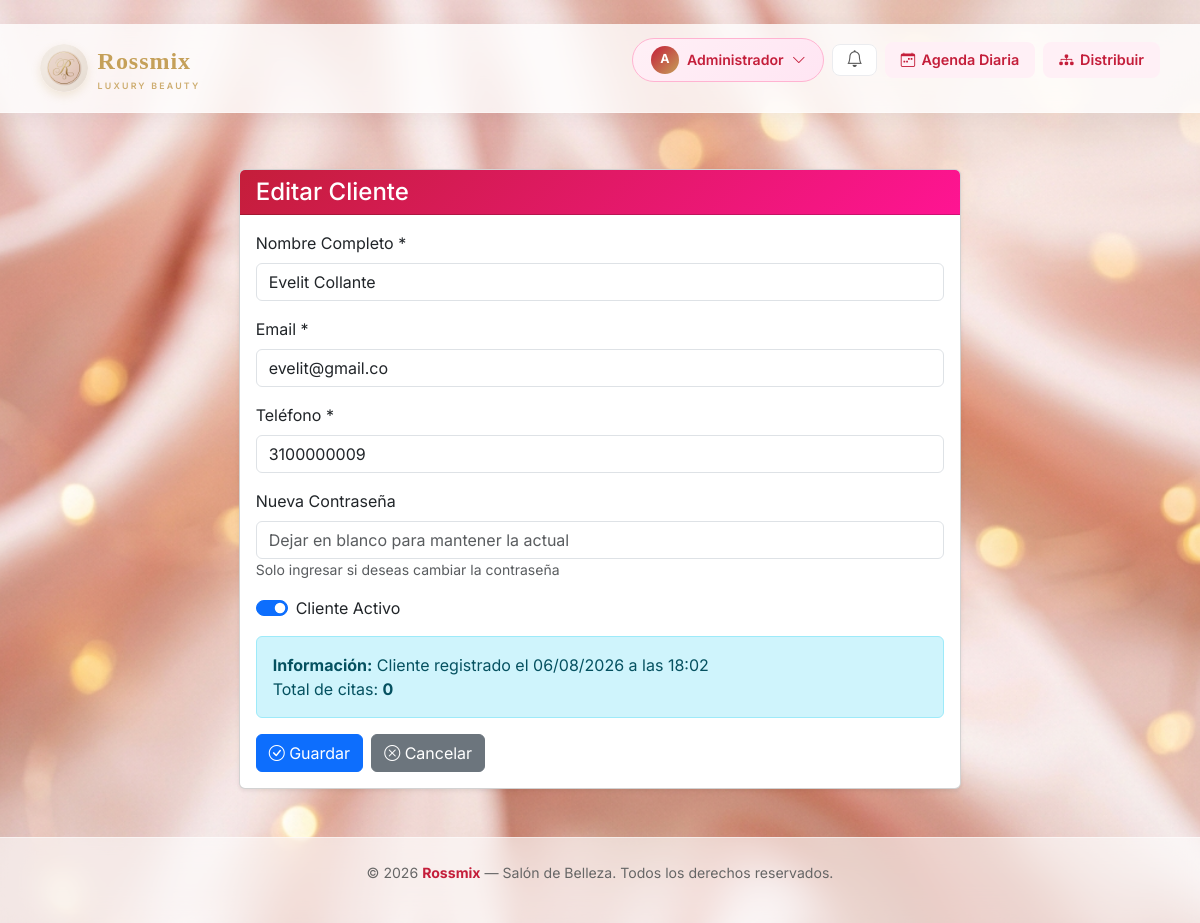
The page /admin/clientes/editar/5 (signed in) on the database as committed earlier.
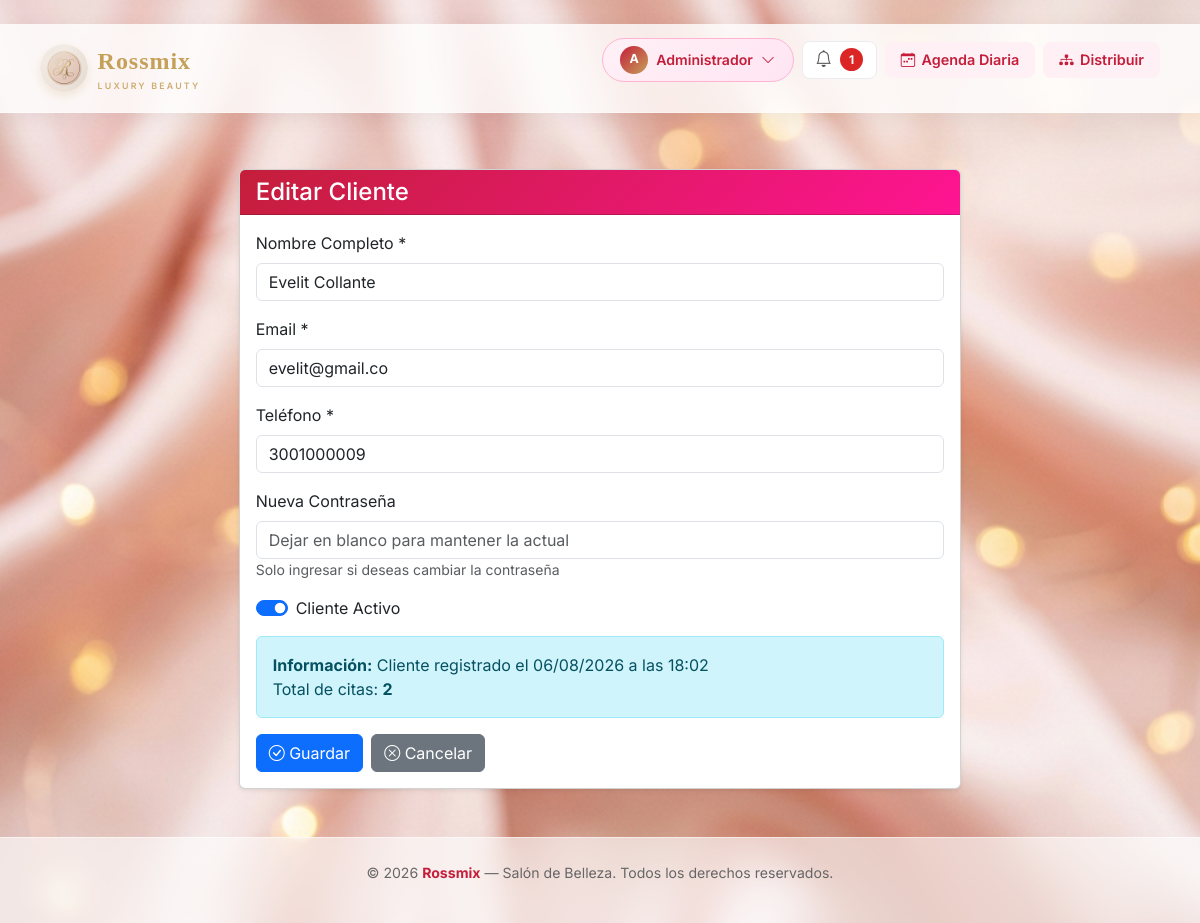
The same page on the database as committed later.
### app/models/usuario.py (models this page shows, shortened)
class Usuario(db.Model):
    __tablename__ = 'usuario'
    __table_args__ = (
        CheckConstraint("telefono ~ '^[0-9]{10}$'", name='ck_usuario_telefono_10_digitos'),
    )
    id = db.Column(db.Integer, primary_key=True)
    nombre = db.Column(db.String(100), nullable=False)
    email = db.Column(db.String(150), unique=True, nullable=False)
    telefono = db.Column(db.String(10), nullable=False)
    password = db.Column(db.String(200), nullable=False)
    tipo_usuario   = db.Column(db.String(20), nullable=False, index=True)
    fecha_registro = db.Column(db.DateTime, default=datetime.now)
    activo         = db.Column(db.Boolean, default=True)
    id_empleado = db.Column(db.Integer, db.ForeignKey('empleados.id_empleado', ondelete='SET NULL'), nullable=True)
    empleado_vinculado = db.relationship('Empleado', foreign_keys=[id_empleado], backref='usuario_cuenta', uselist=False)
    citas = db.relationship('Cita', backref='cliente', lazy=True, foreign_keys='Cita.id_cliente')
    notificaciones = db.relationship('Notificacion', backref='usuario', lazy=True)

### app/views/admin/clientes.py (the view, shortened to what this page needs)
@admin_bp.route('/clientes/editar/<int:id_cliente>', methods=['GET', 'POST'])
@admin_required
def clientes_editar(id_cliente):
    cliente = db.get_or_404(Usuario, id_cliente)
    is_ajax = request.headers.get('X-Requested-With') == 'XMLHttpRequest'
    return render_template('admin/clientes_form.html', cliente=cliente)

### app/templates/admin/clientes_form.html (shortened to what this page needs)
﻿{% extends 'base.html' %}
{% block content %}
<div class="container mt-4">
    <div class="row justify-content-center">
        <div class="col-md-8">
            <div class="card shadow-sm">
                <div class="card-header" style="background: linear-gradient(135deg, #c41e3a, #ff1493); color: white;">
                    <h4 class="mb-0">Editar Cliente</h4>
                </div>
                <div class="card-body">
                    <form method="POST">
                        <div class="mb-3">
                            <label for="nombre" class="form-label">Nombre Completo *</label>
                            <input type="text" class="form-control" id="nombre" name="nombre"
                                   value="{{ cliente.nombre }}" required>
                        </div>
                        <div class="mb-3">
                            <label for="email" class="form-label">Email *</label>
                            <input type="email" class="form-control" id="email" name="email"
                                   value="{{ cliente.email }}" required>
                        </div>
                        <div class="mb-3">
                            <label for="telefono" class="form-label">Teléfono *</label>
                            <input type="tel" class="form-control" id="telefono" name="telefono"
                                   value="{{ cliente.telefono }}" required>
                        </div>
                        <div class="mb-3">
                            <label for="nueva_password" class="form-label">Nueva Contraseña</label>
                            <input type="password" class="form-control" id="nueva_password" name="nueva_password"
                                   placeholder="Dejar en blanco para mantener la actual">
                            <small class="text-muted">Solo ingresar si deseas cambiar la contraseña</small>
                        </div>
                        <div class="mb-3">
                            <div class="form-check form-switch">
                                <input class="form-check-input" type="checkbox" id="activo" name="activo"
                                       {% if cliente.activo %}checked{% endif %}>
                                <label class="form-check-label" for="activo">
                                    Cliente Activo
                                </label>
                            </div>
                        </div>
                        <div class="alert alert-info">
                            <strong>Información:</strong> Cliente registrado el {{ cliente.fecha_registro.strftime('%d/%m/%Y a las %H:%M') if cliente.fecha_registro else 'N/A' }}
                            <br>Total de citas: <strong>{{ cliente.citas|length }}</strong>
                        </div>
                        <div class="d-flex gap-2">
                            <button type="submit" class="btn btn-primary">
                                <i class="bi bi-check-circle"></i> Guardar
                            </button>
                            <a href="{{ url_for('admin_clientes') }}" class="btn btn-secondary">
                                <i class="bi bi-x-circle"></i> Cancelar
                            </a>
                        </div>
                    </form>
                </div>
            </div>
        </div>
    </div>
</div>
{% endblock %}

### app/templates/base.html (shortened to what this page needs)
<!DOCTYPE html>
<html lang="es">
<head>
    <link rel="stylesheet" href="https://cdn.jsdelivr.net/npm/bootstrap-icons@1.11.3/font/bootstrap-icons.min.css">
    <link rel="stylesheet" href="https://cdn.jsdelivr.net/npm/bootstrap@5.3.2/dist/css/bootstrap.min.css">
    <link rel="stylesheet" href="{{ url_for('static', filename='style.css', v='20260818-2') }}">
</head>
<body>
<nav>
    <div class="nav-inner">
        <a href="{{ url_for('main.index') }}" class="logo">
            <img src="{{ url_for('static', filename='images/logo_rossmix_r.png') }}" alt="Rossmix Luxury Beauty">
            <span class="logo-text">Rossmix<small>Luxury Beauty</small></span>
        </a>
        <ul>
            {% if session.usuario_id and request.endpoint != 'main.index' %}
                <li class="profile-dropdown-wrap">
                    <a href="#" class="profile-btn" id="profileBtn">
                        <span class="avatar">{{ session.nombre[0]|upper }}</span>
                        {{ session.nombre|title }}
                        <i class="bi bi-chevron-down icon-small"></i>
                    </a>
                </li>
                <li class="nav-item-notif">
                    <a href="#" id="btnNotifs" title="Notificaciones" class="notif-button">
                        <i class="bi bi-bell icon-bell"></i>
                        {% if notificaciones_unread and notificaciones_unread > 0 %}
                            <span class="notif-count">{{ notificaciones_unread }}</span>
                        {% endif %}
                    </a>
                </li>
                {% if session.tipo_usuario == 'admin' %}
                    <li>
                        <a href="{{ url_for('admin.agenda_diaria') }}" class="nav-chip blue">
                            <i class="bi bi-calendar-week"></i> Agenda Diaria
                        </a>
                    </li>
                    <li>
                        <a href="{{ url_for('admin.citas_distribucion') }}" class="nav-chip purple">
                            <i class="bi bi-diagram-3-fill"></i> Distribuir
                        </a>
                    </li>
                {% elif session.tipo_usuario == 'especialista' %}
                    <li>
                        <a href="{{ url_for('especialista.citas_disponibles') }}" class="nav-chip pink">
                            <i class="bi bi-lightning-fill"></i> Disponibles
                        </a>
                    </li>
                {% else %}
                    <li><a href="{{ url_for('citas.agendar_paso1') }}" class="nav-chip pink"><i class="bi bi-plus-circle"></i> Agendar</a></li>
                {% endif %}
            {% else %}
                <li><a href="{{ url_for('main.index') }}">Inicio</a></li>
                <li><a href="{{ url_for('auth.login') }}">Iniciar Sesión</a></li>
                <li><a href="{{ url_for('auth.registro') }}" class="nav-chip pink">Registrarse</a></li>
            {% endif %}
        </ul>
    </div>
</nav>
<div class="page-wrap">
    {% block content %}{% endblock %}
</div>
<footer>
    <div class="footer-inner">
        <p>&copy; 2026 <strong>Rossmix</strong> — Salón de Belleza. Todos los derechos reservados.</p>
    </div>
</footer>
</body>
</html>

Rows that differ between the two databases and show on the page:
changed Usuario "06/08/2026 a las 18:02": telefono "3100000009" → "3001000009"
Other text that changed with them:
{{ notificaciones_unread }}: (not shown) → "1"
{{ cliente.citas|length }}: "0" → "2"
